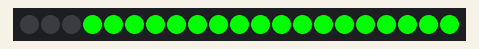
A sketch run on a simulated Arduino Uno, built with avr-gcc and run on an emulated ATmega328P. Shown: 21 RGB LEDs in strip order, left to right. Dim RGB values are drawn brighter than linear; colours are those a GRB WS2812 strip shows for the declared byte order.

Above: at 0.1 s.
At 8.5 s:
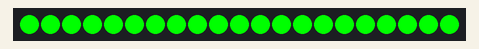
At 13.8 s:
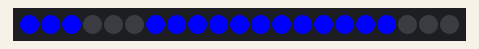
At 19.0 s:
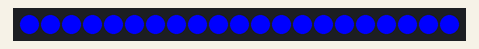
At 28.5 s:
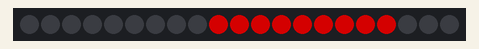
At 38.0 s:
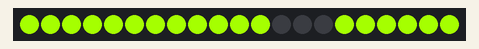

The sketch:

LED-7-Segment-Display.ino
```cpp
#include <FastLED.h>

// How many leds in your strip?
#define NUM_LEDS 21

// For led chips like WS2812, which have a data line, ground, and power, you just
// need to define DATA_PIN.  For led chipsets that are SPI based (four wires - data, clock,
// ground, and power), like the LPD8806 define both DATA_PIN and CLOCK_PIN
// Clock pin only needed for SPI based chipsets when not using hardware SPI
#define DATA_PIN 14
#define CLOCK_PIN 13

// Define the array of leds
CRGB leds[NUM_LEDS];

void setup() {
    // Uncomment/edit one of the following lines for your leds arrangement.
    // ## Clockless types ##
    Serial.begin(115200);
    //FastLED.addLeds<NEOPIXEL, DATA_PIN>(leds, NUM_LEDS);  // GRB ordering is assumed
    // FastLED.addLeds<SM16703, DATA_PIN, RGB>(leds, NUM_LEDS);
    // FastLED.addLeds<TM1829, DATA_PIN, RGB>(leds, NUM_LEDS);
    // FastLED.addLeds<TM1812, DATA_PIN, RGB>(leds, NUM_LEDS);
    // FastLED.addLeds<TM1809, DATA_PIN, RGB>(leds, NUM_LEDS);
    // FastLED.addLeds<TM1804, DATA_PIN, RGB>(leds, NUM_LEDS);
    // FastLED.addLeds<TM1803, DATA_PIN, RGB>(leds, NUM_LEDS);
    // FastLED.addLeds<UCS1903, DATA_PIN, RGB>(leds, NUM_LEDS);
    // FastLED.addLeds<UCS1903B, DATA_PIN, RGB>(leds, NUM_LEDS);
    // FastLED.addLeds<UCS1904, DATA_PIN, RGB>(leds, NUM_LEDS);
    // FastLED.addLeds<UCS2903, DATA_PIN, RGB>(leds, NUM_LEDS);
     FastLED.addLeds<WS2812, DATA_PIN, RGB>(leds, NUM_LEDS);  // GRB ordering is typical
    // FastLED.addLeds<WS2852, DATA_PIN, RGB>(leds, NUM_LEDS);  // GRB ordering is typical
    // FastLED.addLeds<WS2812B, DATA_PIN, RGB>(leds, NUM_LEDS);  // GRB ordering is typical
    // FastLED.addLeds<GS1903, DATA_PIN, RGB>(leds, NUM_LEDS);
    // FastLED.addLeds<SK6812, DATA_PIN, RGB>(leds, NUM_LEDS);  // GRB ordering is typical
    // FastLED.addLeds<SK6822, DATA_PIN, RGB>(leds, NUM_LEDS);
    // FastLED.addLeds<APA106, DATA_PIN, RGB>(leds, NUM_LEDS);
    // FastLED.addLeds<PL9823, DATA_PIN, RGB>(leds, NUM_LEDS);
    // FastLED.addLeds<SK6822, DATA_PIN, RGB>(leds, NUM_LEDS);
    // FastLED.addLeds<WS2811, DATA_PIN, RGB>(leds, NUM_LEDS);
    // FastLED.addLeds<WS2813, DATA_PIN, RGB>(leds, NUM_LEDS);
    // FastLED.addLeds<APA104, DATA_PIN, RGB>(leds, NUM_LEDS);
    // FastLED.addLeds<WS2811_400, DATA_PIN, RGB>(leds, NUM_LEDS);
    // FastLED.addLeds<GE8822, DATA_PIN, RGB>(leds, NUM_LEDS);
    // FastLED.addLeds<GW6205, DATA_PIN, RGB>(leds, NUM_LEDS);
    // FastLED.addLeds<GW6205_400, DATA_PIN, RGB>(leds, NUM_LEDS);
    // FastLED.addLeds<LPD1886, DATA_PIN, RGB>(leds, NUM_LEDS);
    // FastLED.addLeds<LPD1886_8BIT, DATA_PIN, RGB>(leds, NUM_LEDS);
    // ## Clocked (SPI) types ##
    // FastLED.addLeds<LPD6803, DATA_PIN, CLOCK_PIN, RGB>(leds, NUM_LEDS);  // GRB ordering is typical
    // FastLED.addLeds<LPD8806, DATA_PIN, CLOCK_PIN, RGB>(leds, NUM_LEDS);  // GRB ordering is typical
    // FastLED.addLeds<WS2801, DATA_PIN, CLOCK_PIN, RGB>(leds, NUM_LEDS);
    // FastLED.addLeds<WS2803, DATA_PIN, CLOCK_PIN, RGB>(leds, NUM_LEDS);
    // FastLED.addLeds<SM16716, DATA_PIN, CLOCK_PIN, RGB>(leds, NUM_LEDS);
    // FastLED.addLeds<P9813, DATA_PIN, CLOCK_PIN, RGB>(leds, NUM_LEDS);  // BGR ordering is typical
    // FastLED.addLeds<DOTSTAR, DATA_PIN, CLOCK_PIN, RGB>(leds, NUM_LEDS);  // BGR ordering is typical
    // FastLED.addLeds<APA102, DATA_PIN, CLOCK_PIN, RGB>(leds, NUM_LEDS);  // BGR ordering is typical
    // FastLED.addLeds<SK9822, DATA_PIN, CLOCK_PIN, RGB>(leds, NUM_LEDS);  // BGR ordering is typical
}

void loop() {
  int delayTime=1000;
  //red is 0, green is 1, blue is 2, white is 3, yellow is 4, and 5
  CRGB red = CRGB::Red;

  displayDigit2(0,red,delayTime);
  displayDigit2(1,red,delayTime);
  displayDigit2(2,red,delayTime);
  displayDigit2(3,red,delayTime);
  displayDigit2(4,red,delayTime);
  displayDigit2(5,red,delayTime);
  displayDigit2(6,red,delayTime);
  displayDigit2(7,red,delayTime);
  displayDigit2(8,red,delayTime);
  displayDigit2(9,red,delayTime);
  displayDigit2(0,CRGB::Blue,delayTime);
  displayDigit2(1,CRGB::Blue,delayTime);
  displayDigit2(2,CRGB::Blue,delayTime);
  displayDigit2(3,CRGB::Blue,delayTime);
  displayDigit2(4,CRGB::Blue,delayTime);
  displayDigit2(5,CRGB::Blue,delayTime);
  displayDigit2(6,CRGB::Blue,delayTime);
  displayDigit2(7,CRGB::Blue,delayTime);
  displayDigit2(8,CRGB::Blue,delayTime);
  displayDigit2(9,CRGB::Blue,delayTime);
  displayDigit2(0,CRGB::Green,delayTime);
  displayDigit2(1,CRGB::Green,delayTime);
  displayDigit2(2,CRGB::Green,delayTime);
  displayDigit2(3,CRGB::Green,delayTime);
  displayDigit2(4,CRGB::Green,delayTime);
  displayDigit2(5,CRGB::Green,delayTime);
  displayDigit2(6,CRGB::Green,delayTime);
  displayDigit2(7,CRGB::Green,delayTime);
  displayDigit2(8,CRGB::Green,delayTime);
  displayDigit2(9,CRGB::Green,delayTime);
  displayDigit2(0,CRGB::Orange,delayTime);
  displayDigit2(1,CRGB::Orange,delayTime);
  displayDigit2(2,CRGB::Orange,delayTime);
  displayDigit2(3,CRGB::Orange,delayTime);
  displayDigit2(4,CRGB::Orange,delayTime);
  displayDigit2(5,CRGB::Orange,delayTime);
  displayDigit2(6,CRGB::Orange,delayTime);
  displayDigit2(7,CRGB::Orange,delayTime);
  displayDigit2(8,CRGB::Orange,delayTime);
  displayDigit2(9,CRGB::Orange,delayTime);
  displayDigit2(0,CRGB::Pink,delayTime);
  displayDigit2(1,CRGB::Pink,delayTime);
  displayDigit2(2,CRGB::Pink,delayTime);
  displayDigit2(3,CRGB::Pink,delayTime);
  displayDigit2(4,CRGB::Pink,delayTime);
  displayDigit2(5,CRGB::Pink,delayTime);
  displayDigit2(6,CRGB::Pink,delayTime);
  displayDigit2(7,CRGB::Pink,delayTime);
  displayDigit2(8,CRGB::Pink,delayTime);
  displayDigit2(9,CRGB::Pink,delayTime);
//  displayDigit(0,red,delayTime);
//  displayDigit(1,red,delayTime);
//  displayDigit(2,red,delayTime);
//  displayDigit(3,red,delayTime);
//  displayDigit(4,red,delayTime);
//  displayDigit(5,red,delayTime);
//  displayDigit(6,red,delayTime);
//  displayDigit(7,red,delayTime);
//  displayDigit(8,red,delayTime);
//  displayDigit(9,red,delayTime);
//  displayDigit(0,red,delayTime);
//  displayDigit(1,red,delayTime);
//  displayDigit(2,red,delayTime);
//  displayDigit(3,red,delayTime);
//  displayDigit(4,red,delayTime);
//  displayDigit(5,red,delayTime);
//  displayDigit(6,red,delayTime);
//  displayDigit(7,red,delayTime);
//  displayDigit(8,red,delayTime);
//  displayDigit(9,red,delayTime);

}
void testColors(int ledCount, CRGB color){
  for (int i=0;i<ledCount;i++){
    leds[i]= color;
    FastLED.show();
  }
}
void displayDigit1(int digit,CRGB color,int delayTime){


    if(digit==1){
      leds[12]=color;//segment in top right
      leds[13]=color;
      leds[14]=color;
      leds[18]=color;//segement in bottom right
      leds[19]=color;
      leds[20]=color;
      FastLED.show();
    } else if (digit ==2){
      leds[0]=color;//segment on bottom
      leds[1]=color;
      leds[2]=color;
      leds[3]=color;//segment on bottom left
      leds[4]=color;
      leds[5]=color;
      leds[15]=color;//segment in middle
      leds[16]=color;
      leds[17]=color;
      leds[12]=color;//segment on top right
      leds[13]=color;
      leds[14]=color;
      leds[9]=color;//segment on top
      leds[10]=color;
      leds[11]=color;
      FastLED.show();
    } else if (digit == 3){
      leds[0]=color;//segment on bottom
      leds[1]=color;
      leds[2]=color;
      leds[18]=color;//segment on bottom right
      leds[19]=color;
      leds[20]=color;
      leds[15]=color;//segment in middle
      leds[16]=color;
      leds[17]=color;
      leds[12]=color;//segment on top right
      leds[13]=color;
      leds[14]=color;
      leds[9]=color;//segment on top
      leds[10]=color;
      leds[11]=color;
      FastLED.show();
    } else if (digit==4){

      leds[18]=color;//segment on bottom right
      leds[19]=color;
      leds[20]=color;
      leds[15]=color;//segment in middle
      leds[16]=color;
      leds[17]=color;
      leds[12]=color;//segment on top right
      leds[13]=color;
      leds[14]=color;
      leds[6]=color;//segment on top left
      leds[7]=color;
      leds[8]=color;
      FastLED.show();
    } else if (digit==5){
      leds[9]=color;//segment on top
      leds[10]=color;
      leds[11]=color;
      leds[15]=color;//segment in middle
      leds[16]=color;
      leds[17]=color;
      leds[6]=color;//segment on top left
      leds[7]=color;
      leds[8]=color;
      leds[18]=color;//segment on bottom right
      leds[19]=color;
      leds[20]=color;
      leds[0]=color;//segment on bottom
      leds[1]=color;
      leds[2]=color;
      FastLED.show();
    } else if (digit==6){
      leds[9]=color;//segment on top
      leds[10]=color;
      leds[11]=color;
      leds[15]=color;//segment in middle
      leds[16]=color;
      leds[17]=color;
      leds[6]=color;//segment on top left
      leds[7]=color;
      leds[8]=color;
      leds[18]=color;//segment on bottom right
      leds[19]=color;
      leds[20]=color;
      leds[0]=color;//segment on bottom
      leds[1]=color;
      leds[2]=color;
      leds[3]=color;//segment on bottom left
      leds[4]=color;
      leds[5]=color;
      FastLED.show();
    } else if (digit==7){
      leds[9]=color;//segment on top
      leds[10]=color;
      leds[11]=color;
      leds[12]=color;//segment in top right
      leds[13]=color;
      leds[14]=color;
      leds[18]=color;//segement in bottom right
      leds[19]=color;
      leds[20]=color;
      FastLED.show();
    } else if (digit==8){
      leds[9]=color;//segment on top
      leds[10]=color;
      leds[11]=color;
      leds[15]=color;//segment in middle
      leds[16]=color;
      leds[17]=color;
      leds[6]=color;//segment on top left
      leds[7]=color;
      leds[8]=color;
      leds[18]=color;//segment on bottom right
      leds[19]=color;
      leds[20]=color;
      leds[0]=color;//segment on bottom
      leds[1]=color;
      leds[2]=color;
      leds[3]=color;//segment on bottom left
      leds[4]=color;
      leds[5]=color;
      leds[12]=color;//segment on top right
      leds[13]=color;
      leds[14]=color;
      FastLED.show();
    } else if (digit==9){
      leds[9]=color;//segment on top
      leds[10]=color;
      leds[11]=color;
      leds[15]=color;//segment in middle
      leds[16]=color;
      leds[17]=color;
      leds[6]=color;//segment on top left
      leds[7]=color;
      leds[8]=color;
      leds[18]=color;//segment on bottom right
      leds[19]=color;
      leds[20]=color;
      leds[0]=color;//segment on bottom
      leds[1]=color;
      leds[2]=color;
      leds[12]=color;//segment on top right
      leds[13]=color;
      leds[14]=color;
      FastLED.show();
    } else if (digit==0){
      leds[9]=color;//segment on top
      leds[10]=color;
      leds[11]=color;
      leds[6]=color;//segment on top left
      leds[7]=color;
      leds[8]=color;
      leds[18]=color;//segment on bottom right
      leds[19]=color;
      leds[20]=color;
      leds[0]=color;//segment on bottom
      leds[1]=color;
      leds[2]=color;
      leds[12]=color;//segment on top right
      leds[13]=color;
      leds[14]=color;
      leds[3]=color;//segment on bottom left
      leds[4]=color;
      leds[5]=color;
      FastLED.show();
    }
    delay(delayTime);
    for (int i=0; i<NUM_LEDS;i++){
    leds[i]=CRGB::Black;
    FastLED.show();
  }
}

void displayDigit2(int digit,CRGB color,int delayTime){


    if(digit==1){
      seg42(color);
      seg52(color);
      FastLED.show();
    } else if (digit ==2){
      seg42(color);
      seg32(color);
      seg12(color);
      seg72(color);
      seg62(color);
      FastLED.show();
    } else if (digit == 3){
      seg12(color);
      seg32(color);
      seg42(color);
      seg52(color);
      seg62(color);
      FastLED.show();
    } else if (digit==4){
      seg12(color);
      seg22(color);
      seg42(color);
      seg52(color);


      FastLED.show();
    } else if (digit==5){
      seg32(color);
      seg22(color);
      seg12(color);
      seg52(color);
      seg62(color);
      FastLED.show();
    } else if (digit==6){
      seg32(color);
      seg22(color);
      seg12(color);
      seg52(color);
      seg62(color);
      seg72(color);
      FastLED.show();
    } else if (digit==7){
      seg32(color);
      seg42(color);
      seg52(color);
      FastLED.show();
    } else if (digit==8){
      seg12(color);
      seg22(color);
      seg32(color);
      seg42(color);
      seg52(color);
      seg62(color);
      seg72(color);
      FastLED.show();
    } else if (digit==9){
      seg12(color);
      seg22(color);
      seg32(color);
      seg42(color);
      seg52(color);
      seg62(color);
      FastLED.show();
    } else if (digit==0){
      seg22(color);
      seg32(color);
      seg42(color);
      seg52(color);
      seg62(color);
      seg72(color);
      FastLED.show();
    }


delay(delayTime);
for (int i=0; i<NUM_LEDS;i++){
    leds[i]=CRGB::Black;
    FastLED.show();
  }
}

void loopColors8(){
// Turn the LED on, then pause
  for (int i=0; i<NUM_LEDS;i++){
    leds[i] = CRGB::Red;
    Serial.println("tried to make an led red");
  }
  FastLED.show();
  delay(5000);
  for (int i=0; i<NUM_LEDS;i++){
    leds[i] = CRGB::Blue;
    Serial.println("tried to make an led White");
  }
  FastLED.show();
  delay(5000);
  for (int i=0; i<NUM_LEDS;i++){
    leds[i] = CRGB::Blue;
    Serial.println("tried to make an led blue");
  }
  for (int i=0; i<NUM_LEDS;i++){
    leds[i] = CRGB::White;
    Serial.println("tried to make an led white");
  }
  FastLED.show();
  delay(5000);


}

void seg12(CRGB color){
      leds[0]=color;//segment in middle
      leds[1]=color;
      leds[2]=color;
}
void seg72(CRGB color){
      leds[3]=color;//segment on bottom left
      leds[4]=color;
      leds[5]=color;
}
void seg62(CRGB color){
      leds[6]=color;//segment on bottom
      leds[7]=color;
      leds[8]=color;
}
void seg52(CRGB color){
      leds[9]=color;//segment on bottom right
      leds[10]=color;
      leds[11]=color;
}
void seg42(CRGB color){
      leds[12]=color;//segment on top right
      leds[13]=color;
      leds[14]=color;
}
void seg32(CRGB color){
      leds[15]=color;//segment on top
      leds[16]=color;
      leds[17]=color;
}void seg22(CRGB color){
      leds[18]=color;//segment on top left
      leds[19]=color;
      leds[20]=color;
}
```

Measured:
- what the display in image 1 shows lasts 1.1 s, from 8.4 s to 9.5 s
